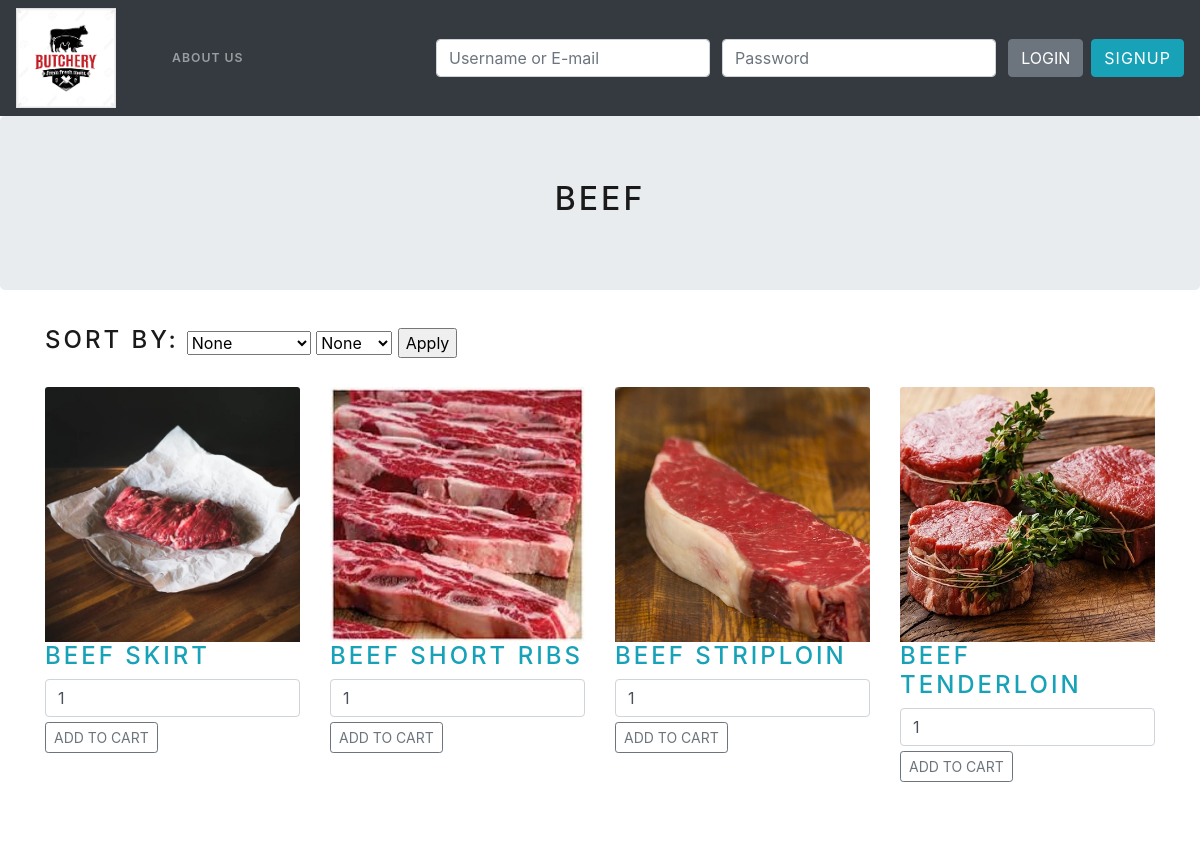
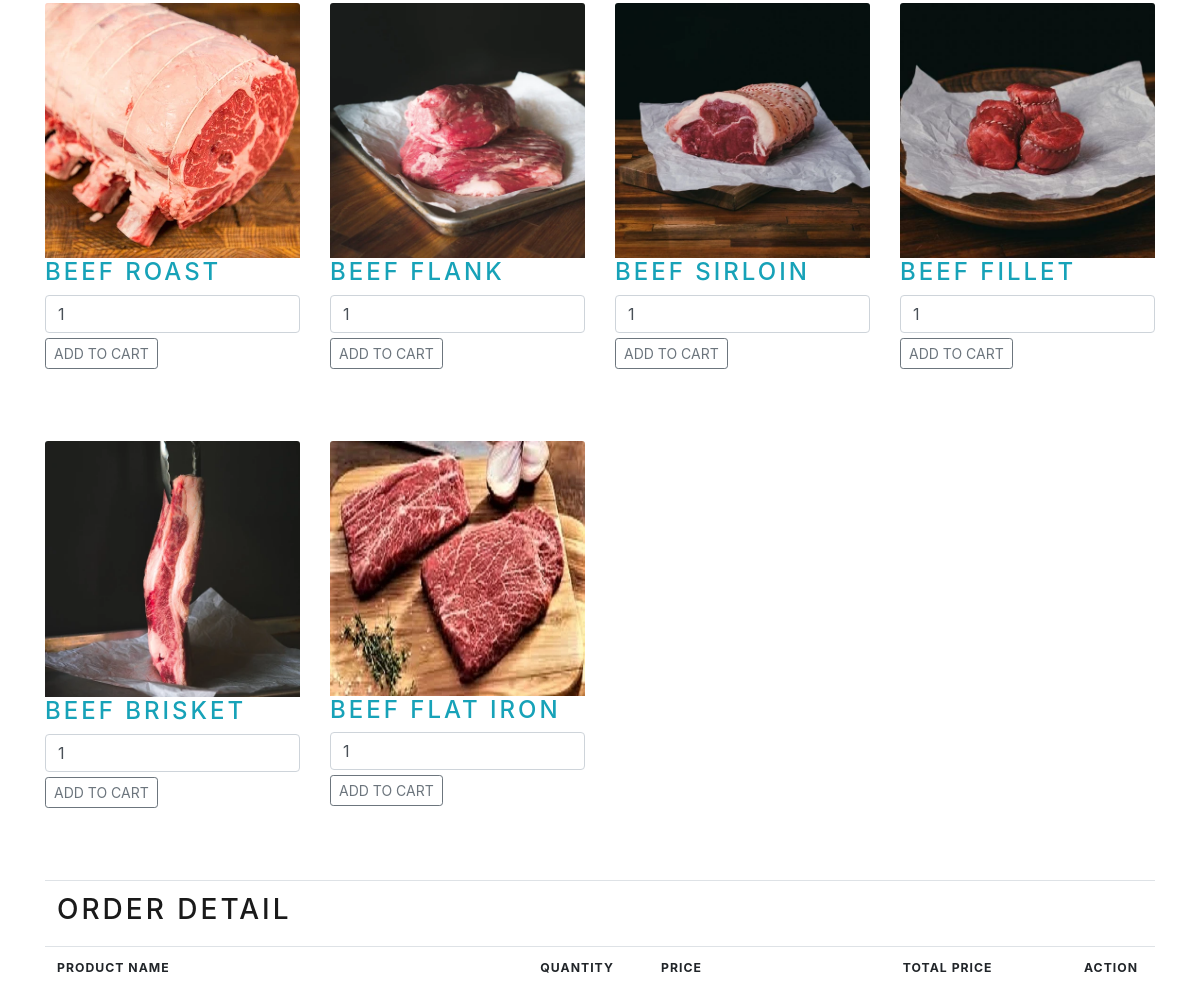
Screenshot of /shop_beef.php with the database file from the repository (2 pictures, top to bottom).
### tables this page shows
CREATE TABLE PRODUCTS(
	productId VARCHAR(254) NOT NULL,
	productName VARCHAR(254) NOT NULL,
	productEachWeight FLOAT (10,2),
	country VARCHAR(254) NOT NULL,
	picture VARCHAR(254) NOT NULL,
	stock INTEGER NOT NULL,
	PRIMARY KEY (productID),
	FOREIGN KEY (country) REFERENCES ORIGIN (country)
);

### shop_beef.php (the view, shortened to what this page needs)
<?php
    require "header.php";
?>
<main role="main">
      <section class="jumbotron text-center">
        <div class="container">
          <h2 class="jumbotron-heading">Beef</h2>
        </div>
      </section>
	  <div class="container">
        <div class="sorters form-inline mt-2">
            <h4 class="mt-1 mr-2">Sort by: </h4>
            <form method="POST" action="./shop_beef.php">
				<select id="countryFilter" name="countryFilter">
				  <option value="none" >None</option>
				</select>
				<select id="gradeFilter" name="gradeFilter">
					<option value="none" >None</option>
				</select>
               <input type="submit" name="apply" value="Apply"/>
            </form>
         </div>
        <div class="row">
			<?php
					if(isset($_POST['countryFilter'])){
							if($_POST['countryFilter']=="none"){
								$countryF='';
							}
							else{
								$countryF = ' AND ORIGIN.country="'.$_POST['countryFilter'].'"';
							}
					}
					else{
						$countryF = '';
					}
					if(isset($_POST['gradeFilter'])){
						if($_POST['gradeFilter']=="none"){
							$gradeF='';
						}
						else{
							$gradeF = ' AND TYPE.grade="'.$_POST['gradeFilter'].'"';
						}
					}
					else{
						$gradeF = '';
					}
				$connect = mysqli_connect('localhost', 'root', '', 'butcherStore');
				$query = 'SELECT * FROM PRODUCTS,TYPE,ORIGIN WHERE PRODUCTS.productId = TYPE.productId AND type="beef" AND PRODUCTS.country=ORIGIN.country'.$countryF.$gradeF;
				$result = mysqli_query($connect, $query);
				if ($result):
					if(mysqli_num_rows($result)>0):
						while($product = mysqli_fetch_assoc($result)):
						?>
						<div class="col-sm-3 mb-5 mt-4">
							<form method="POST" action="shop_beef.php?action=add&id=<?php echo $product['productId']; ?>">
								<div class="products">
									<img src="./img/<?php echo $product['picture']; ?>" class="img-responsive card-img-top"  />
									<h4 class="text-info card-text"> <?php echo $product['productName']; ?> </h4>
									<input type="text" name="quantity" class="form-control" value="1" />
									<input type="submit" name="add_to_cart" style="margin-top:5px;" class="btn btn-sm btn-outline-secondary" value="Add to Cart" />
								</div>
							</form>
						</div>
							<?php
										endwhile;
									endif;
								endif;
								?>
		</div>
	<br />
	<div class="table-responsive">
		<table class="table">
			<tr><th colspan="5"><h3>Order Detail</h3></th></tr>
			<tr>
				<th width="40%">Product Name</th>
				<th width="10%">Quantity</th>
				<th width="20%">Price</th>
				<th width="15%">Total Price</th>
				<th width="5%">Action</th>
			</tr>
		</table>
		</div>
		</div>
</body>

### header.php (shortened to what this page needs)
<!DOCTYPE html>
<html lang="en">
<head>
    <link rel="stylesheet" herf="style.css">
    <link rel="stylesheet" href="bootstrap.min.css">
    <link rel="stylesheet" href="https://maxcdn.bootstrapcdn.com/bootstrap/4.4.1/css/bootstrap.min.css">
    <link rel="stylesheet" href="https://pro.fontawesome.com/releases/v5.10.0/css/all.css"/>
</head>
<body>
    <header>
        <nav class="navbar navbar-expand-lg navbar-dark bg-dark">
            <a href="./index.php">
                <img src="./img/butcher_store_logo.png" alt="logo" width="100" height="100">
            </a>
            <div class="collapse navbar-collapse" id="navbarColor01">
                <ul class="ml-5 navbar-nav mr-auto">
                <?php
                        if (isset($_SESSION['userId'])) {
                            echo '<li class="nav-item"><a href="home.php" class="nav-link">About Us</a></li>
                                <li class="nav-item"><a href="shop_by_category.php" class="nav-link">SHOP BY CATEGORY</a></li>
                                    <li class="nav-item"><a href="shop_all_products.php" class="nav-link">SHOP ALL PRODUCTS</a></li>
                                    <li class="nav-item"><a href="myAccount.php" class="nav-link">My Account</a></li>';
                        }
                        else {
                            echo '<li class="nav-item"><a href="home.php" class="nav-link">About Us</a></li>';
                        }
                ?>
                </ul>
                <div class="form-inline float-right">
                    <?php
                        if (isset($_SESSION['userId'])) {
                            echo '<form class=" my-2 my-lg-0 ml-2" action="includes/logout.inc.php" method="post">
                                    <button class="btn btn-secondary my-2 my-sm-0" type="submit" name="logout-submit">Logout</button>
                                </form>';
                        }
                        else {
                            echo '<form class=" my-2 my-lg-0 ml-2" action="includes/login.inc.php" method="post">
                                    <input class="form-control mr-sm-2" type="text" name="uNameuEmail" placeholder="Username or E-mail">
                                    <input class="form-control mr-sm-2" type="password" name="pwd" placeholder="Password">
                                    <button class="btn btn-secondary my-2 my-sm-0" type="submit" name="login-submit">Login</button>
                                </form>
                                <a class="btn btn-info ml-2 " href="signup.php">Signup</a>';
                        }
                    ?>
                </div>
            </div>
        </nav>
    </header>

### rows the page displays
products: picture (picture), productName "BEEF SKIRT"
products: picture (picture), productName "BEEF SHORT RIBS"
products: picture (picture), productName "BEEF STRIPLOIN"
products: picture (picture), productName "BEEF TENDERLOIN"
products: picture (picture), productName "BEEF ROAST"
products: picture (picture), productName "BEEF FLANK"
products: picture (picture), productName "BEEF SIRLOIN"
products: picture (picture), productName "BEEF FILLET"
products: picture (picture), productName "BEEF BRISKET"
products: picture (picture), productName "BEEF FLAT IRON"
